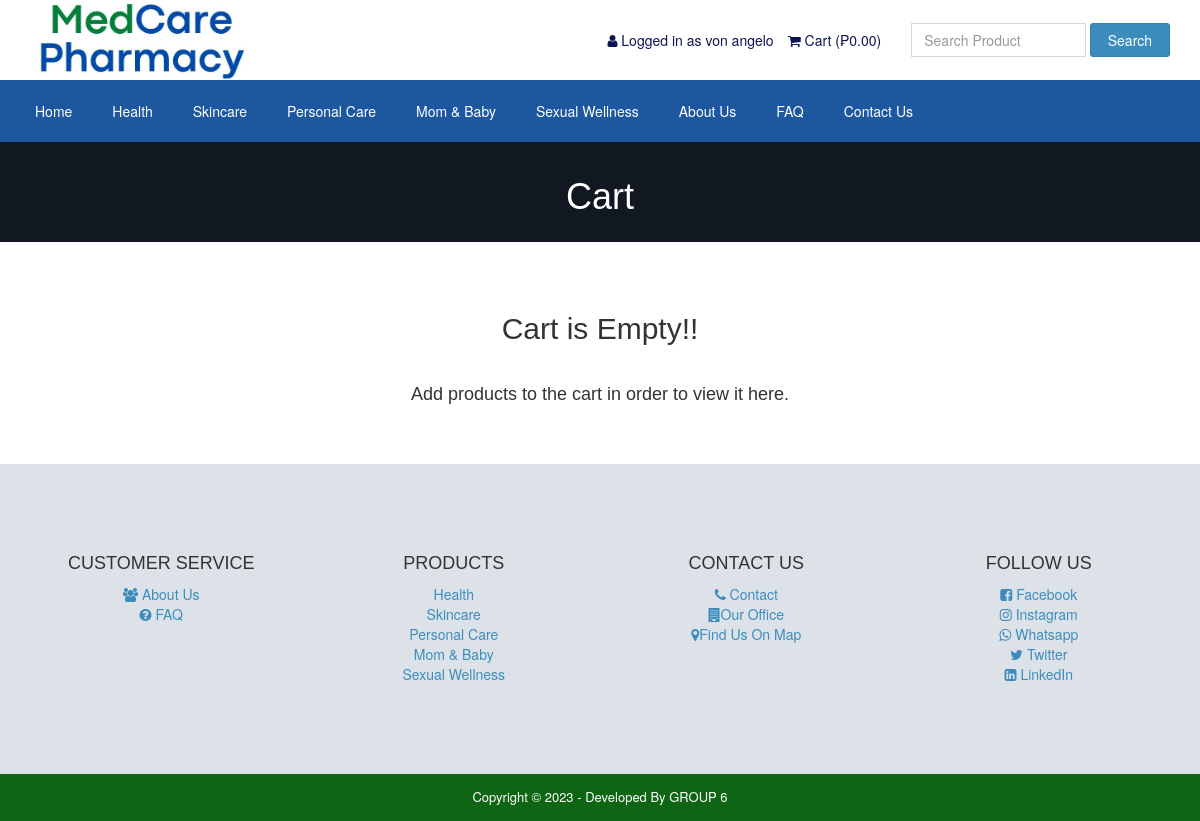
The page /cart.php (signed in) on the database its author committed.
### tables this page shows
CREATE TABLE `tbl_settings` (
  `id` int(11) NOT NULL,
  `logo` varchar(255) NOT NULL,
  `favicon` varchar(255) NOT NULL,
  `footer_about` text NOT NULL,
  `footer_copyright` text NOT NULL,
  `contact_address` text NOT NULL,
  `contact_email` varchar(255) NOT NULL,
  `contact_phone` varchar(255) NOT NULL,
  `contact_fax` varchar(255) NOT NULL,
  `contact_map_iframe` text NOT NULL,
  `receive_email` varchar(255) NOT NULL,
  `receive_email_subject` varchar(255) NOT NULL,
  `receive_email_thank_you_message` text NOT NULL,
  `forget_password_message` text NOT NULL,
  `total_recent_post_footer` int(11) NOT NULL,
  `total_popular_post_footer` int(11) NOT NULL,
  `total_recent_post_sidebar` int(11) NOT NULL,
  `total_popular_post_sidebar` int(11) NOT NULL,
  `total_featured_product_home` int(11) NOT NULL,
  `total_latest_product_home` int(11) NOT NULL,
  `total_popular_product_home` int(11) NOT NULL,
  `meta_title_home` text NOT NULL,
  `meta_keyword_home` text NOT NULL,
  `meta_description_home` text NOT NULL,
  `banner_login` varchar(255) NOT NULL,
  `banner_registration` varchar(255) NOT NULL,
  `banner_forget_password` varchar(255) NOT NULL,
  `banner_reset_password` varchar(255) NOT NULL,
  `banner_search` varchar(255) NOT NULL,
  `banner_cart` varchar(255) NOT NULL,
  `banner_checkout` varchar(255) NOT NULL,
  `banner_product_category` varchar(255) NOT NULL,
  `banner_blog` varchar(255) NOT NULL,
  `cta_title` varchar(255) NOT NULL,
  `cta_content` text NOT NULL,
  `cta_read_more_text` varchar(255) NOT NULL,
  `cta_read_more_url` varchar(255) NOT NULL,
  `cta_photo` varchar(255) NOT NULL,
  `featured_product_title` varchar(255) NOT NULL,
  `featured_product_subtitle` varchar(255) NOT NULL,
  `latest_product_title` varchar(255) NOT NULL,
  `latest_product_subtitle` varchar(255) NOT NULL,
  `popular_product_title` varchar(255) NOT NULL,
  `popular_product_subtitle` varchar(255) NOT NULL,
  `testimonial_title` varchar(255) NOT NULL,
  `testimonial_subtitle` varchar(255) NOT NULL,
  `testimonial_photo` varchar(255) NOT NULL,
  `blog_title` varchar(255) NOT NULL,
  `blog_subtitle` varchar(255) NOT NULL,
  `newsletter_text` text NOT NULL,
  `paypal_email` varchar(255) NOT NULL,
  `stripe_public_key` varchar(255) NOT NULL,
  `stripe_secret_key` varchar(255) NOT NULL,
  `bank_detail` text NOT NULL,
  `before_head` text NOT NULL,
  `after_body` text NOT NULL,
  `before_body` text NOT NULL,
  `home_service_on_off` int(11) NOT NULL,
  `home_welcome_on_off` int(11) NOT NULL,
  `home_featured_product_on_off` int(11) NOT NULL,
  `home_latest_product_on_off` int(11) NOT NULL,
  `home_popular_product_on_off` int(11) NOT NULL,
  `home_testimonial_on_off` int(11) NOT NULL,
  `home_blog_on_off` int(11) NOT NULL,
  `newsletter_on_off` int(11) NOT NULL,
  `ads_above_welcome_on_off` int(1) NOT NULL,
  `ads_above_featured_product_on_off` int(1) NOT NULL,
  `ads_above_latest_product_on_off` int(1) NOT NULL,
  `ads_above_popular_product_on_off` int(1) NOT NULL,
  `ads_above_testimonial_on_off` int(1) NOT NULL,
  `ads_category_sidebar_on_off` int(1) NOT NULL
);

CREATE TABLE `tbl_top_category` (
  `tcat_id` int(11) NOT NULL,
  `tcat_name` varchar(255) NOT NULL,
  `show_on_menu` int(1) NOT NULL
);

CREATE TABLE `tbl_page` (
  `id` int(11) NOT NULL,
  `about_title` varchar(255) NOT NULL,
  `about_content` text NOT NULL,
  `about_banner` varchar(255) NOT NULL,
  `about_meta_title` varchar(255) NOT NULL,
  `about_meta_keyword` text NOT NULL,
  `about_meta_description` text NOT NULL,
  `faq_title` varchar(255) NOT NULL,
  `faq_banner` varchar(255) NOT NULL,
  `faq_meta_title` varchar(255) NOT NULL,
  `faq_meta_keyword` text NOT NULL,
  `faq_meta_description` text NOT NULL,
  `blog_title` varchar(255) NOT NULL,
  `blog_banner` varchar(255) NOT NULL,
  `blog_meta_title` varchar(255) NOT NULL,
  `blog_meta_keyword` text NOT NULL,
  `blog_meta_description` text NOT NULL,
  `contact_title` varchar(255) NOT NULL,
  `contact_banner` varchar(255) NOT NULL,
  `contact_meta_title` varchar(255) NOT NULL,
  `contact_meta_keyword` text NOT NULL,
  `contact_meta_description` text NOT NULL,
  `pgallery_title` varchar(255) NOT NULL,
  `pgallery_banner` varchar(255) NOT NULL,
  `pgallery_meta_title` varchar(255) NOT NULL,
  `pgallery_meta_keyword` text NOT NULL,
  `pgallery_meta_description` text NOT NULL,
  `vgallery_title` varchar(255) NOT NULL,
  `vgallery_banner` varchar(255) NOT NULL,
  `vgallery_meta_title` varchar(255) NOT NULL,
  `vgallery_meta_keyword` text NOT NULL,
  `vgallery_meta_description` text NOT NULL
);

### cart.php (the view, shortened to what this page needs)
<?php require_once('header.php'); ?>
<?php
$statement = $pdo->prepare("SELECT * FROM tbl_settings WHERE id=1");
$statement->execute();
$result = $statement->fetchAll(PDO::FETCH_ASSOC);
foreach ($result as $row) {
    $banner_cart = $row['banner_cart'];
}
?>
<div class="page-banner" style="background-image: url(assets/uploads/<?php echo $banner_cart; ?>)">
    <div class="overlay"></div>
    <div class="page-banner-inner">
        <h1><?php echo LANG_VALUE_18; ?></h1>
    </div>
</div>
<div class="page">
    <div class="container">
        <div class="row">
            <div class="col-md-12">
                <?php if(!isset($_SESSION['cart_p_id'])): ?>
                <?php echo '<h2 class="text-center">Cart is Empty!!</h2></br>'; ?>
                <?php echo '<h4 class="text-center">Add products to the cart in order to view it here.</h4>'; ?>
                <?php endif; ?>
            </div>
        </div>
    </div>
</div>
<?php require_once('footer.php'); ?>

### header.php (shortened to what this page needs)
<?php
include("admin/inc/config.php");
$statement = $pdo->prepare("SELECT * FROM tbl_settings WHERE id=1");
$statement->execute();
$result = $statement->fetchAll(PDO::FETCH_ASSOC);
foreach ($result as $row)
{
	$logo = $row['logo'];
}
?>
<!DOCTYPE html>
<html lang="en">
<head>
    <link rel="stylesheet" href="assets/css/bootstrap.min.css">
    <link rel="stylesheet" href="assets/css/font-awesome.min.css">
    <link rel="stylesheet" href="assets/css/owl.carousel.min.css">
    <link rel="stylesheet" href="assets/css/owl.theme.default.min.css">
    <link rel="stylesheet" href="assets/css/jquery.bxslider.min.css">
    <link rel="stylesheet" href="assets/css/magnific-popup.css">
    <link rel="stylesheet" href="assets/css/rating.css">
    <link rel="stylesheet" href="assets/css/spacing.css">
    <link rel="stylesheet" href="assets/css/bts.css">
    <link rel="stylesheet" href="assets/css/animate.min.css">
    <link rel="stylesheet" href="assets/css/tree-menu.css">
    <link rel="stylesheet" href="assets/css/select2.min.css">
    <link rel="stylesheet" href="assets/css/style2.css">
    <link rel="stylesheet" href="assets/css/responsive.css">
    <link rel="stylesheet" href="assets/css/AdminLTE.min.css">
    <?php
	$statement = $pdo->prepare("SELECT * FROM tbl_page WHERE id=1");
	$statement->execute();
	$result = $statement->fetchAll(PDO::FETCH_ASSOC);
		?>
</head>
<body>
    <div class="header">
        <div class="container">
            <div class="row inner">
                <div class="col-md-4 logo">
                    <a href="index.php"><img src="assets/uploads/<?php echo $logo; ?>" alt="logo image"></a>
                </div>
                <div class="col-md-5 right">
                    <ul>
                        <?php
					if(isset($_SESSION['customer'])) {
						?>
                        <li><a href="dashboard.php"><i class="fa fa-user"></i> <?php echo LANG_VALUE_13; ?>
                            <?php echo $_SESSION['customer']['cust_name']; ?></a></li>
                        <?php
					} else {
						?>
                        <li><a href="login.php"><i class="fa fa-sign-in"></i> <?php echo LANG_VALUE_9; ?></a></li>
                        <li><a href="registration.php"><i class="fa fa-user-plus"></i> <?php echo LANG_VALUE_15; ?></a>
                        </li>
                        <?php
					}
					?>
                        <li><a href="cart.php"><i class="fa fa-shopping-cart"></i> <?php echo LANG_VALUE_18; ?> (₱<?php
					if(isset($_SESSION['cart_p_id'])) {
						$table_total_price = 0;
						$i=0;
	                    foreach($_SESSION['cart_p_qty'] as $key => $value)
	                    {
	                        $i++;
	                        $arr_cart_p_qty[$i] = $value;
	                    }                    $i=0;
	                    foreach($_SESSION['cart_p_current_price'] as $key => $value)
	                    {
	                        $i++;
	                        $arr_cart_p_current_price[$i] = $value;
	                    }
	                    for($i=1;$i<=count($arr_cart_p_qty);$i++) {
	                    	$row_total_price = $arr_cart_p_current_price[$i]*$arr_cart_p_qty[$i];
	                        $table_total_price = $table_total_price + $row_total_price;
	                    }
						echo $table_total_price;
					} else {
						echo '0.00';
					}
					?>)</a></li>
                    </ul>
                </div>
                <div class="col-md-3 search-area">
                    <form class="navbar-form navbar-left" role="search" action="search-result.php" method="get">
                        <div class="form-group">
                            <input type="text" class="form-control search-top" placeholder="<?php echo LANG_VALUE_2; ?>"
                                name="search_text">
                        </div>
                        <button type="submit" class="btn btn-primary"><?php echo LANG_VALUE_3; ?></button>
                    </form>
                </div>
            </div>
        </div>
    </div>
    <div class="nav">
        <div class="container">
            <div class="row">
                <div class="col-md-12 pl_0 pr_0">
                    <div class="menu-container">
                        <div class="menu">
                            <ul>
                                <li><a href="index.php">Home</a></li>
                                <?php
							$statement = $pdo->prepare("SELECT * FROM tbl_top_category WHERE show_on_menu=1");
							$statement->execute();
							$result = $statement->fetchAll(PDO::FETCH_ASSOC);
							foreach ($result as $row) {
								?>
                                <li><a
                                        href="product-category.php?id=<?php echo $row['tcat_id']; ?>&type=top-category"><?php echo $row['tcat_name']; ?></a>
                                </li>
                                <?php
							}
							?>
                                <?php
							$statement = $pdo->prepare("SELECT * FROM tbl_page WHERE id=1");
							$statement->execute();
							$result = $statement->fetchAll(PDO::FETCH_ASSOC);
							foreach ($result as $row) {
								$about_title = $row['about_title'];
								$faq_title = $row['faq_title'];
								$contact_title = $row['contact_title'];
							}
							?>
                                <li><a href="about.php"><?php echo $about_title; ?></a></li>
                                <li><a href="faq.php"><?php echo $faq_title; ?></a></li>
                                <li><a href="contact.php"><?php echo $contact_title; ?></a></li>
                            </ul>
                        </div>
                    </div>
                </div>
            </div>
        </div>
    </div>

### footer.php (shortened to what this page needs)
<?php
$statement = $pdo->prepare("SELECT * FROM tbl_settings WHERE id=1");
$statement->execute();
$result = $statement->fetchAll(PDO::FETCH_ASSOC);
foreach ($result as $row) {
    $footer_copyright = $row['footer_copyright'];
    $newsletter_on_off = $row['newsletter_on_off'];
}
?>
<?php if ($newsletter_on_off == 1) : ?>
    <section class="home-newsletter">
        <div class="container text-center">
            <div class="row">
                <div class="col-sm-3">
                    <div class="JMCbqu">
                        <h4>CUSTOMER SERVICE</h4>
                        <ul style="list-style-type: none;">
                            <li class="o8Gbgv"><a href="about.php" class="FA0WjS" title="" target="_blank" rel="noopener noreferrer"><span class="xTjlXx"><i class="fa fa-users" aria-hidden="true"></i>
                                        About Us</span></a></li>
                            <li class="o8Gbgv"><a href="faq.php" class="FA0WjS" title="" target="_blank" rel="noopener noreferrer"><span class="xTjlXx"><i class="fa fa-question-circle" aria-hidden="true"></i> FAQ</span></a></li>
                        </ul>
                    </div>
                </div>
                <div class="col-sm-3">
                    <div class="JMCbqu">
                        <h4>PRODUCTS</h4>
                        <ul style="list-style-type: none;">
                            <li class="o8Gbgv"><a href="product-category.php?id=1&type=top-category" class="FA0WjS" title="" target="_blank" rel="noopener noreferrer"><span class="xTjlXx">Health</span></a></li>
                            <li class="o8Gbgv"><a href="product-category.php?id=2&type=top-category" class="FA0WjS" title="" target="_blank" rel="noopener noreferrer"><span class="xTjlXx">Skincare</span></a></li>
                            <li class="o8Gbgv"><a href="product-category.php?id=3&type=top-category" class="FA0WjS" title="" target="_blank" rel="noopener noreferrer"><span class="xTjlXx">Personal Care</span></a></li>
                            <li class="o8Gbgv"><a href="product-category.php?id=4&type=top-category" class="FA0WjS" title="" target="_blank" rel="noopener noreferrer"><span class="xTjlXx">Mom & Baby</span></a></li>
                            <li class="o8Gbgv"><a href="product-category.php?id=5&type=top-category" class="FA0WjS" title="" target="_blank" rel="noopener noreferrer"><span class="xTjlXx">Sexual Wellness</span></a></li>
                        </ul>
                    </div>
                </div>
                <div class="col-sm-3">
                    <div class="JMCbqu">
                        <h4>CONTACT US</h4>
                        <ul style="list-style-type: none;">
                            <li class="o8Gbgv"><a href="contact.php" class="FA0WjS" title="" target="_blank" rel="noopener noreferrer"><span class="xTjlXx"><i class="fa fa-phone" aria-hidden="true"></i> Contact</span></a></li>
                            <li class="o8Gbgv"><a href="contact.php" class="FA0WjS" title="" target="_blank" rel="noopener noreferrer"><span class="xTjlXx"><i class="fa fa-building" aria-hidden="true"></i>Our Office</span></a></li>
                            <li class="o8Gbgv"><a href="contact.php" class="FA0WjS" title="" target="_blank" rel="noopener noreferrer"><span class="xTjlXx"><i class="fa fa-map-marker" aria-hidden="true"></i>Find Us On Map</span></a></li>
                        </ul>
                    </div>
                </div>
                <div class="col-sm-3">
                    <div class="JMCbqu">
                        <h4>FOLLOW US</h4>
                        <ul style="list-style-type: none;">
                            <li class="o8Gbgv"><a href="https://www.facebook.com/" class="FA0WjS" title="" target="_blank" rel="noopener noreferrer"><span class="xTjlXx"><i class="fa fa-facebook-square" aria-hidden="true"></i> Facebook</span></a></li>
                            <li class="o8Gbgv"><a href="https://www.instagram.com/?hl=en" class="FA0WjS" title="" target="_blank" rel="noopener noreferrer"><span class="xTjlXx"><i class="fa fa-instagram" aria-hidden="true"></i> Instagram </span></a></li>
                            <li class="o8Gbgv"><a href="https://web.whatsapp.com/" class="FA0WjS" title="" target="_blank" rel="noopener noreferrer"><span class="xTjlXx"><i class="fa fa-whatsapp" aria-hidden="true"></i> Whatsapp</span></a></li>
                            <li class="o8Gbgv"><a href="https://twitter.com/" class="FA0WjS" title="" target="_blank" rel="noopener noreferrer"><span class="xTjlXx"><i class="fa fa-twitter" aria-hidden="true"></i> Twitter</span></a></li>
                            <li class="o8Gbgv"><a href="https://www.linkedin.com/" class="FA0WjS" title="" target="_blank" rel="noopener noreferrer"><span class="xTjlXx"><i class="fa fa-linkedin-square" aria-hidden="true"></i> LinkedIn</span></a></li>
                        </ul>
                    </div>
                </div>
            </div>
        </div>
    </section>
<?php endif; ?>
<div class="footer-bottom">
    <div class="container">
        <div class="row">
            <div class="col-md-12 copyright">
                <?php echo $footer_copyright; ?>
            </div>
        </div>
    </div>
</div>

### rows shown on the page
tbl_settings: logo (picture), banner_cart (picture), footer_copyright "Copyright © 2023 - Developed By GROUP 6"
tbl_top_category: tcat_name "Health"
tbl_top_category: tcat_name "Skincare"
tbl_top_category: tcat_name "Personal Care"
tbl_top_category: tcat_name "Mom & Baby"
tbl_top_category: tcat_name "Sexual Wellness"
tbl_page: about_title "About Us", faq_title "FAQ", contact_title "Contact Us"

### other values the page prints
LANG_VALUE_13 "Logged in as"
$_SESSION['customer']['cust_name'] "von angelo"
LANG_VALUE_18 "Cart"
LANG_VALUE_3 "Search"
